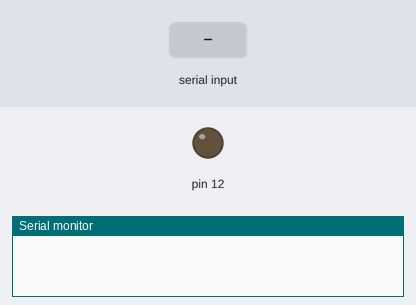
The sketch below on a simulated Arduino Uno, built with avr-gcc and run on an emulated ATmega328P. Shown: output pins drawn as LEDs (lit = HIGH), the last lines printed to the serial monitor. The inputs (shaded band) are chosen by the test bench.

Above: at 1.2 s.
1.3 s: "1" received over Serial
At 2.2 s:
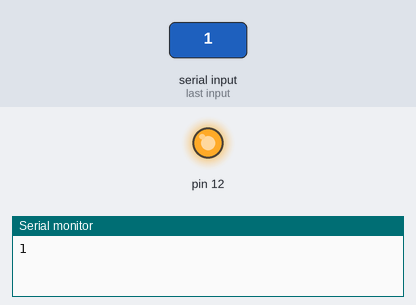
2.8 s: "0" received over Serial
At 4.0 s:
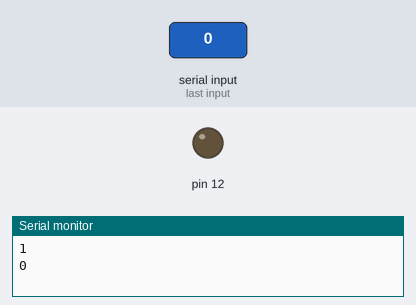
Timing chart, 0 to 5.8 s (numbered marks = the images above; inputs shaded):
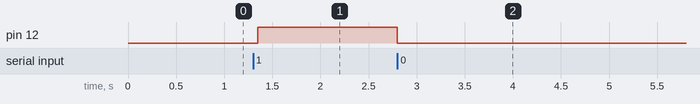

Measured:
- after the input at 1.3 s, pin 12: LOW → HIGH after 0.05 s
- after the input at 2.8 s, pin 12: HIGH → LOW at once

The sketch:

arduinoo_bluethoot.ino
```cpp
void setup() {
Serial.begin(9600);
 pinMode(12, OUTPUT);
 }
void loop() {
 if(Serial.available()>0)
   {
      char data= Serial.read();
      switch(data)
      {
        case '1': digitalWrite(12, HIGH);break;
        case '0': digitalWrite(12, LOW);break;
        default : break;
      }
      Serial.println(data);
   }
   delay(50);
}

//
//int qiymat = 0;
//void setup() {
//Serial.begin(9600);
//pinMode(12,OUTPUT);
//}
//
//void loop() {
////  if (Serial.available() > 0)
////    {
//      qiymat = Serial.read();
//      Serial.print(qiymat);
//      Serial.print("/n");
//      if (qiymat == 1)
//        digitalWrite(12,HIGH);
//      else if(qiymat == 0)
//        digitalWrite(12,LOW);
////    }
//}
```
